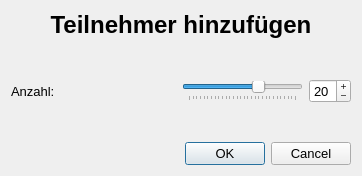
<?xml version="1.0" encoding="UTF-8"?>
<ui version="4.0">
 <class>StudentDialog</class>
 <widget class="QDialog" name="StudentDialog">
  <property name="geometry">
   <rect>
    <x>0</x>
    <y>0</y>
    <width>362</width>
    <height>176</height>
   </rect>
  </property>
  <property name="font">
   <font>
    <pointsize>10</pointsize>
   </font>
  </property>
  <property name="windowTitle">
   <string>Anzahl eingeben</string>
  </property>
  <property name="windowIcon">
   <iconset resource="../resources.qrc">
    <normaloff>:/icons/group-new.png</normaloff>:/icons/group-new.png</iconset>
  </property>
  <layout class="QVBoxLayout" name="verticalLayout">
   <item>
    <widget class="QLabel" name="label">
     <property name="font">
      <font>
       <pointsize>18</pointsize>
       <weight>75</weight>
       <bold>true</bold>
      </font>
     </property>
     <property name="text">
      <string>Teilnehmer hinzufügen</string>
     </property>
     <property name="alignment">
      <set>Qt::AlignCenter</set>
     </property>
    </widget>
   </item>
   <item>
    <spacer name="verticalSpacer">
     <property name="orientation">
      <enum>Qt::Vertical</enum>
     </property>
     <property name="sizeHint" stdset="0">
      <size>
       <width>20</width>
       <height>23</height>
      </size>
     </property>
    </spacer>
   </item>
   <item>
    <layout class="QHBoxLayout" name="horizontalLayout">
     <item>
      <widget class="QLabel" name="label_2">
       <property name="text">
        <string>Anzahl:</string>
       </property>
      </widget>
     </item>
     <item>
      <spacer name="horizontalSpacer">
       <property name="orientation">
        <enum>Qt::Horizontal</enum>
       </property>
       <property name="sizeHint" stdset="0">
        <size>
         <width>40</width>
         <height>20</height>
        </size>
       </property>
      </spacer>
     </item>
     <item>
      <widget class="QSlider" name="slider">
       <property name="minimum">
        <number>1</number>
       </property>
       <property name="maximum">
        <number>30</number>
       </property>
       <property name="value">
        <number>20</number>
       </property>
       <property name="orientation">
        <enum>Qt::Horizontal</enum>
       </property>
       <property name="tickPosition">
        <enum>QSlider::TicksBelow</enum>
       </property>
       <property name="tickInterval">
        <number>1</number>
       </property>
      </widget>
     </item>
     <item>
      <widget class="QSpinBox" name="count">
       <property name="buttonSymbols">
        <enum>QAbstractSpinBox::PlusMinus</enum>
       </property>
       <property name="minimum">
        <number>1</number>
       </property>
       <property name="maximum">
        <number>30</number>
       </property>
       <property name="value">
        <number>20</number>
       </property>
      </widget>
     </item>
    </layout>
   </item>
   <item>
    <spacer name="verticalSpacer_2">
     <property name="orientation">
      <enum>Qt::Vertical</enum>
     </property>
     <property name="sizeHint" stdset="0">
      <size>
       <width>20</width>
       <height>23</height>
      </size>
     </property>
    </spacer>
   </item>
   <item>
    <widget class="QDialogButtonBox" name="box">
     <property name="orientation">
      <enum>Qt::Horizontal</enum>
     </property>
     <property name="standardButtons">
      <set>QDialogButtonBox::Cancel|QDialogButtonBox::Ok</set>
     </property>
    </widget>
   </item>
  </layout>
 </widget>
 <resources>
  <include location="../resources.qrc"/>
 </resources>
 <connections>
  <connection>
   <sender>box</sender>
   <signal>accepted()</signal>
   <receiver>StudentDialog</receiver>
   <slot>accept()</slot>
   <hints>
    <hint type="sourcelabel">
     <x>248</x>
     <y>254</y>
    </hint>
    <hint type="destinationlabel">
     <x>157</x>
     <y>274</y>
    </hint>
   </hints>
  </connection>
  <connection>
   <sender>box</sender>
   <signal>rejected()</signal>
   <receiver>StudentDialog</receiver>
   <slot>reject()</slot>
   <hints>
    <hint type="sourcelabel">
     <x>316</x>
     <y>260</y>
    </hint>
    <hint type="destinationlabel">
     <x>286</x>
     <y>274</y>
    </hint>
   </hints>
  </connection>
  <connection>
   <sender>slider</sender>
   <signal>valueChanged(int)</signal>
   <receiver>count</receiver>
   <slot>setValue(int)</slot>
   <hints>
    <hint type="sourcelabel">
     <x>249</x>
     <y>150</y>
    </hint>
    <hint type="destinationlabel">
     <x>380</x>
     <y>150</y>
    </hint>
   </hints>
  </connection>
  <connection>
   <sender>count</sender>
   <signal>valueChanged(int)</signal>
   <receiver>slider</receiver>
   <slot>setValue(int)</slot>
   <hints>
    <hint type="sourcelabel">
     <x>380</x>
     <y>150</y>
    </hint>
    <hint type="destinationlabel">
     <x>249</x>
     <y>150</y>
    </hint>
   </hints>
  </connection>
 </connections>
</ui>
